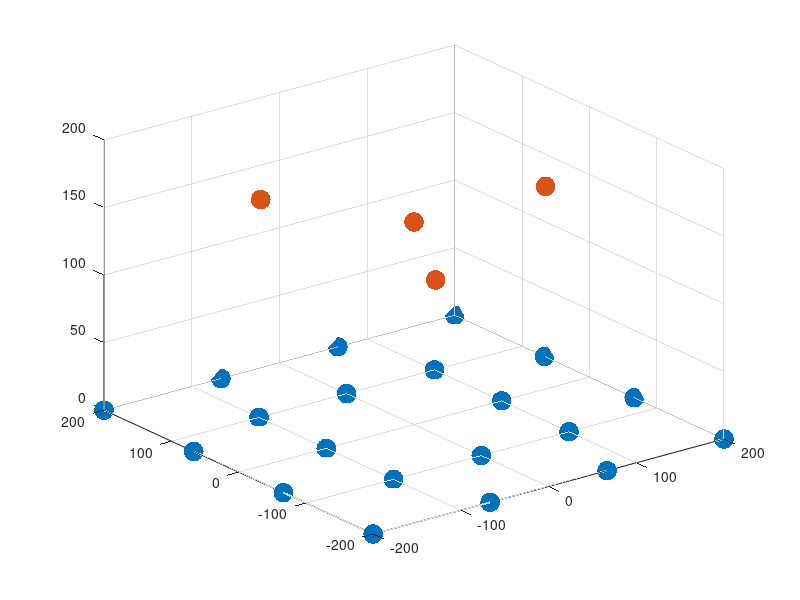

Recreate this plot in MATLAB.
data = load('topology3.mat');
R = data.R;
B = data.B;
S = data.S;
scatter3(R(1,:),R(2,:),R(3,:),200,'rp','filled')
hold on
scatter3(B(1,:),B(2,:),B(3,:),200,'bp','filled')
hold off